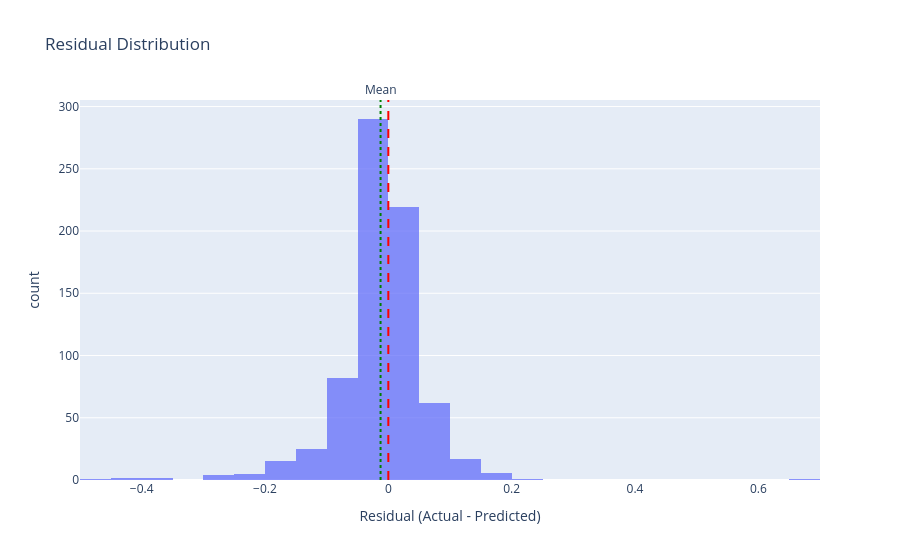

The code cell stored with this chart in its notebook:
### Code cell
# Convert to DataFrame
res_df = pd.DataFrame({
    "Residuals": residuals
})

# Plot interactive histogram
fig = px.histogram(
    res_df,
    x="Residuals",
    nbins=50,
    title="Residual Distribution",
    labels={"Residuals": "Residual (Actual - Predicted)"},
    opacity=0.75
)

# Optional: add mean & zero reference lines
fig.add_vline(x=0, line_dash="dash", line_color="red")
fig.add_vline(
    x=residuals.mean(),
    line_dash="dot",
    line_color="green",
    annotation_text="Mean",
    annotation_position="top"
)

fig.show()

### Figure 1 — Plotly figure (JSON) as saved in the notebook; plotly's stock layout.template omitted (floating-point values rounded to 4 significant figures; data arrays with more than 128 entries replaced by an {"elided": "..."} marker saying what was removed)
{"data": [{"bingroup": "x", "hovertemplate": "Residual (Actual - Predicted)=%{x}<br>count=%{y}<extra></extra>", "legendgroup": "", "marker": {"color": "#636efa", "opacity": 0.75, "pattern": {"shape": ""}}, "name": "", "nbinsx": 50, "orientation": "v", "showlegend": false, "type": "histogram", "x": {"elided": "732 float values"}, "xaxis": "x", "yaxis": "y"}], "layout": {"annotations": [{"showarrow": false, "text": "Mean", "x": -0.01261, "xanchor": "center", "xref": "x", "y": 1, "yanchor": "bottom", "yref": "y domain"}], "barmode": "relative", "legend": {"tracegroupgap": 0}, "shapes": [{"line": {"color": "red", "dash": "dash"}, "type": "line", "x0": 0, "x1": 0, "xref": "x", "y0": 0, "y1": 1, "yref": "y domain"}, {"line": {"color": "green", "dash": "dot"}, "type": "line", "x0": -0.01261, "x1": -0.01261, "xref": "x", "y0": 0, "y1": 1, "yref": "y domain"}], "title": {"text": "Residual Distribution"}, "xaxis": {"anchor": "y", "domain": [0, 1], "title": {"text": "Residual (Actual - Predicted)"}}, "yaxis": {"anchor": "x", "domain": [0, 1], "title": {"text": "count"}}}}
